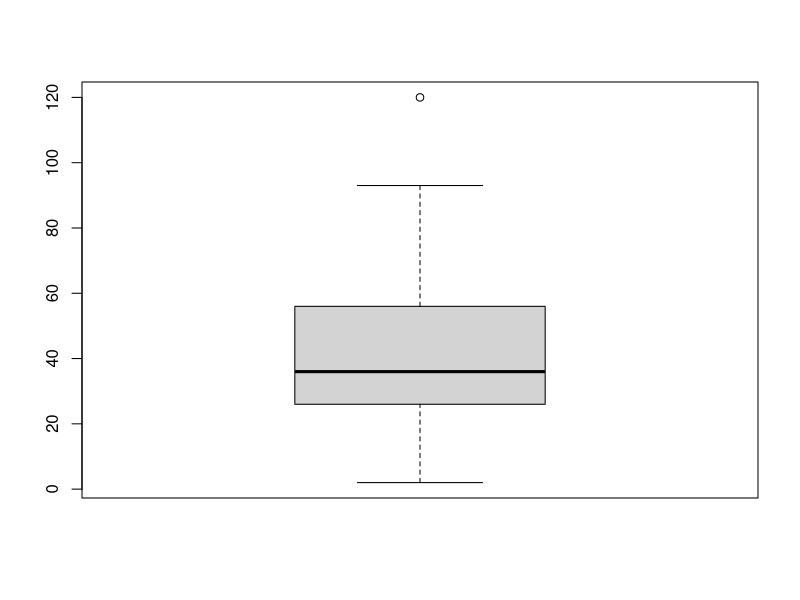

Here is the R script that generated this plot:
## ---- chunk 1
knitr::opts_chunk$set(echo = TRUE)
## ---- chunk 2
head(cars,10)
summary(cars)
var(cars$speed) # Cuasivarianza 
## ---- chunk 3
boxplot(cars$dist)
